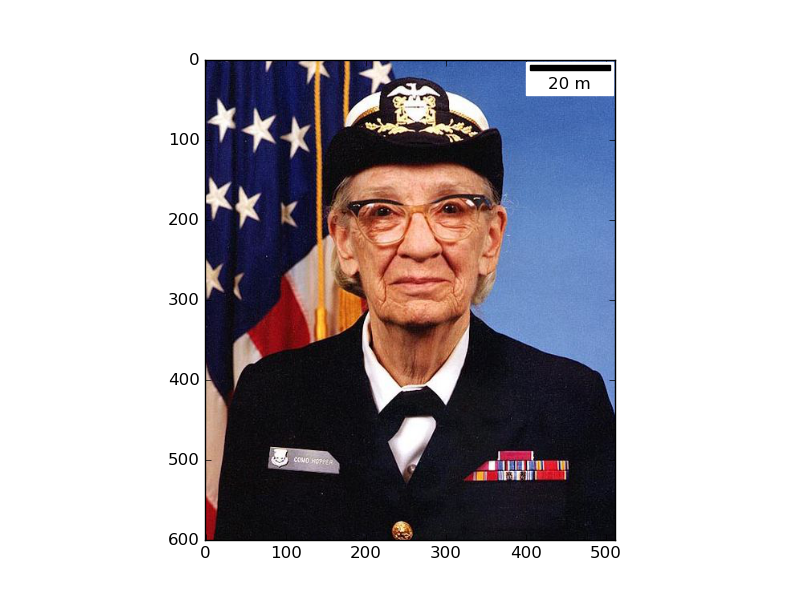

The Python source for this figure:
import matplotlib.pyplot as plt
import matplotlib.cbook as cbook
from matplotlib_scalebar.scalebar import ScaleBar

plt.figure()
image = plt.imread(cbook.get_sample_data("grace_hopper.png"))
plt.imshow(image)
scalebar = ScaleBar(0.2)  # 1 pixel = 0.2 meter
plt.gca().add_artist(scalebar)
plt.savefig("example1.png")
